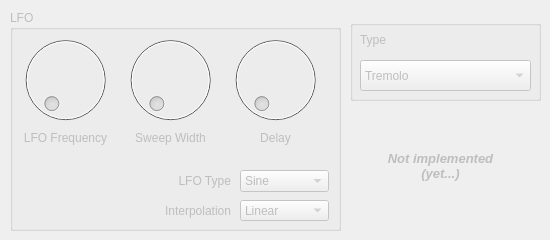
     <widget class="QWidget" name="tab_amplitude_modulation">
      <property name="enabled">
       <bool>false</bool>
      </property>
      <attribute name="title">
       <string>Amplitude Modulation</string>
      </attribute>
      <widget class="QGroupBox" name="groupBox_8">
       <property name="geometry">
        <rect>
         <x>10</x>
         <y>10</y>
         <width>331</width>
         <height>221</height>
        </rect>
       </property>
       <property name="title">
        <string>LFO</string>
       </property>
       <widget class="QDial" name="dial_am_lfo_width">
        <property name="geometry">
         <rect>
          <x>110</x>
          <y>20</y>
          <width>101</width>
          <height>100</height>
         </rect>
        </property>
       </widget>
       <widget class="QComboBox" name="comboBox_am_inerpolation">
        <property name="geometry">
         <rect>
          <x>230</x>
          <y>190</y>
          <width>89</width>
          <height>21</height>
         </rect>
        </property>
        <item>
         <property name="text">
          <string>Linear</string>
         </property>
        </item>
        <item>
         <property name="text">
          <string>Cubic</string>
         </property>
        </item>
       </widget>
       <widget class="QComboBox" name="comboBox_am_lfo_type">
        <property name="geometry">
         <rect>
          <x>230</x>
          <y>160</y>
          <width>89</width>
          <height>22</height>
         </rect>
        </property>
        <item>
         <property name="text">
          <string>Sine</string>
         </property>
        </item>
        <item>
         <property name="text">
          <string>Triangular</string>
         </property>
        </item>
        <item>
         <property name="text">
          <string>Sawtooth</string>
         </property>
        </item>
        <item>
         <property name="text">
          <string>Square</string>
         </property>
        </item>
       </widget>
       <widget class="QLabel" name="label_38">
        <property name="geometry">
         <rect>
          <x>10</x>
          <y>120</y>
          <width>91</width>
          <height>16</height>
         </rect>
        </property>
        <property name="text">
         <string>LFO Frequency</string>
        </property>
        <property name="alignment">
         <set>Qt::AlignCenter</set>
        </property>
       </widget>
       <widget class="QLabel" name="label_39">
        <property name="geometry">
         <rect>
          <x>240</x>
          <y>120</y>
          <width>51</width>
          <height>16</height>
         </rect>
        </property>
        <property name="text">
         <string>Delay</string>
        </property>
        <property name="alignment">
         <set>Qt::AlignCenter</set>
        </property>
       </widget>
       <widget class="QDial" name="dial_am_lfo_delay">
        <property name="geometry">
         <rect>
          <x>210</x>
          <y>20</y>
          <width>111</width>
          <height>100</height>
         </rect>
        </property>
       </widget>
       <widget class="QDial" name="dial_am_lfo_freq">
        <property name="geometry">
         <rect>
          <x>0</x>
          <y>20</y>
          <width>111</width>
          <height>100</height>
         </rect>
        </property>
       </widget>
       <widget class="QLabel" name="label_40">
        <property name="geometry">
         <rect>
          <x>120</x>
          <y>120</y>
          <width>81</width>
          <height>16</height>
         </rect>
        </property>
        <property name="text">
         <string>Sweep Width</string>
        </property>
        <property name="alignment">
         <set>Qt::AlignCenter</set>
        </property>
       </widget>
       <widget class="QLabel" name="label_41">
        <property name="geometry">
         <rect>
          <x>130</x>
          <y>160</y>
          <width>91</width>
          <height>21</height>
         </rect>
        </property>
        <property name="text">
         <string>LFO Type</string>
        </property>
        <property name="alignment">
         <set>Qt::AlignRight|Qt::AlignTrailing|Qt::AlignVCenter</set>
        </property>
       </widget>
       <widget class="QLabel" name="label_42">
        <property name="geometry">
         <rect>
          <x>130</x>
          <y>190</y>
          <width>91</width>
          <height>21</height>
         </rect>
        </property>
        <property name="text">
         <string>Interpolation</string>
        </property>
        <property name="alignment">
         <set>Qt::AlignRight|Qt::AlignTrailing|Qt::AlignVCenter</set>
        </property>
       </widget>
      </widget>
      <widget class="QLabel" name="label_12">
       <property name="enabled">
        <bool>false</bool>
       </property>
       <property name="geometry">
        <rect>
         <x>360</x>
         <y>140</y>
         <width>161</width>
         <height>51</height>
        </rect>
       </property>
       <property name="font">
        <font>
         <pointsize>10</pointsize>
         <weight>75</weight>
         <italic>true</italic>
         <bold>true</bold>
        </font>
       </property>
       <property name="text">
        <string>Not implemented
(yet...)</string>
       </property>
       <property name="alignment">
        <set>Qt::AlignCenter</set>
       </property>
      </widget>
      <widget class="QGroupBox" name="groupBox_13">
       <property name="geometry">
        <rect>
         <x>350</x>
         <y>20</y>
         <width>191</width>
         <height>81</height>
        </rect>
       </property>
       <property name="title">
        <string/>
       </property>
       <widget class="QLabel" name="label_47">
        <property name="geometry">
         <rect>
          <x>10</x>
          <y>10</y>
          <width>28</width>
          <height>20</height>
         </rect>
        </property>
        <property name="text">
         <string>Type</string>
        </property>
       </widget>
       <widget class="QComboBox" name="comboBox_f_type_2">
        <property name="geometry">
         <rect>
          <x>10</x>
          <y>40</y>
          <width>171</width>
          <height>31</height>
         </rect>
        </property>
        <item>
         <property name="text">
          <string>Tremolo</string>
         </property>
        </item>
       </widget>
      </widget>
     </widget>
